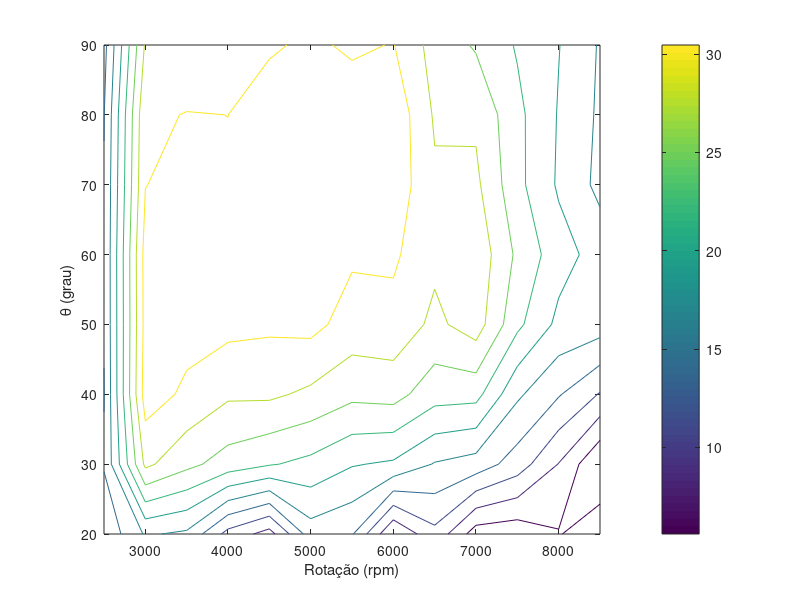
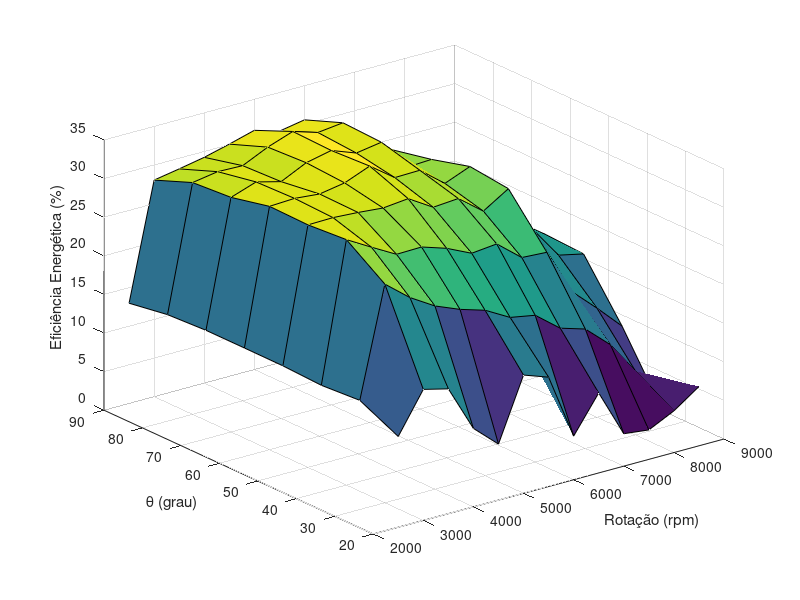
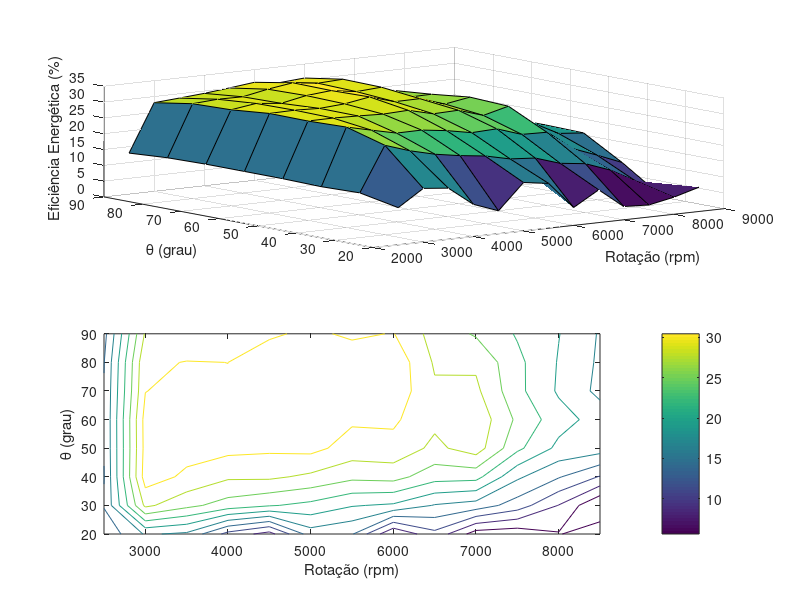

Write the MATLAB code that produced these figures, in order.
clc
clear all
close all

Eff_exp=[
11.75	16.97	16.16	10.16	7.25	15.31	14.16	5.65	10.36	4.20	3.81	5.40	7.67
14.14	28.32	25.70	23.73	22.41	21.42	19.61	19.01	16.46	15.47	12.57	8.27	2.84
13.80	31.79	29.93	28.13	28.20	27.15	25.63	25.96	23.32	23.12	17.14	14.13	10.93
14.03	31.41	31.47	31.26	30.96	31.29	29.30	29.55	27.04	29.07	22.83	18.70	17.98
14.05	31.52	31.67	31.36	31.92	33.22	30.85	30.92	28.34	29.65	24.39	20.58	18.24
14.05	30.39	31.51	30.67	32.24	32.95	31.74	32.26	28.12	28.28	22.95	19.04	15.90
13.79	30.02	30.55	30.45	31.97	33.12	32.11	32.49	27.36	27.21	22.88	19.22	16.19
12.98	28.05	28.62	29.24	30.07	30.98	29.99	30.58	26.59	24.62	21.90	19.51	16.38];

rpm=[2500	3000	3500	4000	4500	5000	5500	6000	6500	7000	7500	8000	8500];

theta=[20 30 40 50 60 70 80 90];

[RPM THETA]=meshgrid(rpm,theta);

figure(1)
contour(RPM,THETA,Eff_exp)
colorbar
xlabel('Rotação (rpm)')
ylabel('\theta (grau)')
zlabel('Eficiência Energética (%)')

figure(2)
surf(RPM,THETA,Eff_exp)
xlabel('Rotação (rpm)')
ylabel('\theta (grau)')
zlabel('Eficiência Energética (%)')

figure(3)
subplot(2,1,1)
surf(RPM,THETA,Eff_exp)
xlabel('Rotação (rpm)')
ylabel('\theta (grau)')
zlabel('Eficiência Energética (%)')
subplot(2,1,2)
contour(RPM,THETA,Eff_exp)
colorbar
xlabel('Rotação (rpm)')
ylabel('\theta (grau)')
zlabel('Eficiência Energética (%)')
